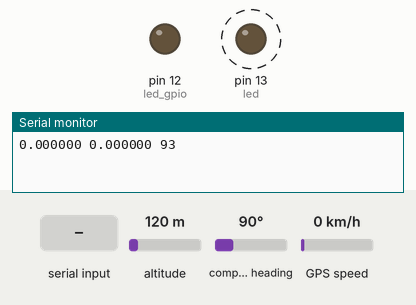
Simulated run of this sketch. Board: Arduino Leonardo, built with avr-gcc and run on an emulated ATmega32U4. On the bench: output pins drawn as LEDs (lit = HIGH), the last lines printed to the serial monitor. Dashed ring = blinking. The inputs (shaded band) are chosen by the test bench; at power-on: altitude 120 m, compass heading 90°, GPS speed 0 km/h. The GPS gets a fix after 3 s at 37.7749, -122.4194 with 8 satellites.

Above: at 1.7 s.
1.8 s: "r90\n" received over Serial
At 3.55 s:
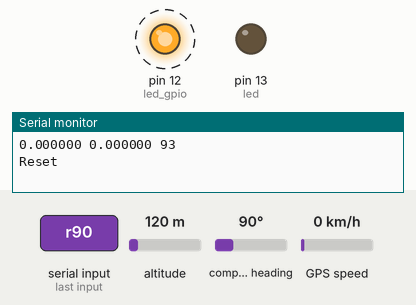
5.6 s: "r,45\n" received over Serial
At 9.3 s:
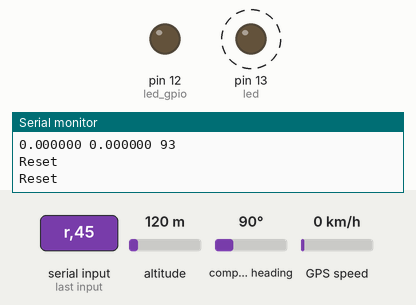
Timing chart, 0 to 15.5 s (numbered marks = the images above; inputs shaded):
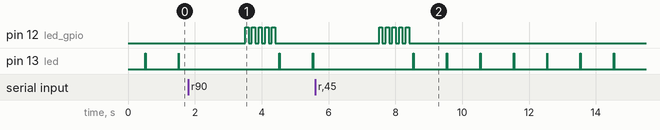

The sketch:

NEO_GPS_6M_Compass_edit_array_3_output_reset.ino
```cpp
#include <AltSoftSerial.h>
#include <TinyGPS++.h>
#include <SoftwareSerial.h>
#include <Wire.h>
#include <Adafruit_Sensor.h>
#include <Adafruit_HMC5883_U.h>
#include "Keyboard.h"

/*
   This sample sketch demonstrates the normal use of a TinyGPS++ (TinyGPSPlus) object.
   It requires the use of SoftwareSerial, and assumes that you have a
   9600-baud serial GPS device hooked up on pins 8(rx) and 9(tx) and a HMC5883 Magnetic Compass
   connected to the SCL/SDA pins.
*/

int led = 13;
int i =0;
byte turn;
//boolean turn;

//static const int RXPin = 8, TXPin = 9;
//static const int RXPin = 0, TXPin = 1;// GPS
static const int RXPin = 0, TXPin = 1;// GPS

static const uint32_t GPSBaud = 9600;
volatile static byte flag_data_updated;

static double gps_temp1,gps_temp2, compass_temp;

//static double arr[3] = {0.0f,0.0f, 0.0f};
static double arr[3];
static double headingDegrees;
// int led_gpio = 4;
int led_gpio = 12;
int led_gps = 2;

// Assign a Uniquej ID to the HMC5883 Compass Sensor
Adafruit_HMC5883_Unified mag = Adafruit_HMC5883_Unified(12345);

// The TinyGPS++ object
TinyGPSPlus gps;

static const int MAX_SATELLITES = 40;

TinyGPSCustom totalGPGSVMessages(gps, "GPGSV", 1); // $GPGSV sentence, first element
TinyGPSCustom messageNumber(gps, "GPGSV", 2);      // $GPGSV sentence, second element

struct
{
  bool active;

} sats[MAX_SATELLITES];

TinyGPSCustom satNumber[4]; // to be initialized later

// The serial connection to the NEO-6m GPS module
SoftwareSerial ss(RXPin, TXPin);

char inChar;

void displaySensorDetails(void)
{
  sensor_t sensor;
  mag.getSensor(&sensor);

  delay(500);
}

void setup()
{
  pinMode(led_gpio, OUTPUT);
  Serial.begin(9600);
  ss.begin(GPSBaud);
  displaySensorDetails();
   pinMode(led, OUTPUT);
}

void loop()
{
  // This sketch displays information every time a new sentence is correctly encoded from the GPS Module.
  while (ss.available() > 0){
    if (gps.encode(ss.read())){
      UpdateGpsInfo();
      if(arr[0] != gps_temp1 || arr[1] != gps_temp2 || arr[2] != compass_temp) {
        DisplayNewData();
        gps_temp1 = arr[0];
        gps_temp2 = arr[1];
        compass_temp = arr[2];
      }

      turn= (turn+1)%2;
      digitalWrite(led_gps, turn);   // turn the LED on (HIGH is the voltage level)
      digitalWrite(led, turn);   // turn the LED on (HIGH is the voltage level)
    }

    inChar = Serial.read();

    if(inChar=='r'){ //reset
      Serial.println(F("Reset"));
      delay(1000);
      for ( i =0;i<10;i++){
        turn= (turn+1)%2;
        digitalWrite(led_gpio, turn);   // turn the LED on (HIGH is the voltage level)
        delay(100);
      }
      _softRestart();
     }
   }

   if(digitalRead(TXPin)==HIGH){
    digitalWrite(led_gpio, turn);   // turn the LED on (HIGH is the voltage level)
    delay(500);
  }
}

void UpdateGpsInfo()
{
  if (totalGPGSVMessages.isUpdated()){
    int totalMessages = atoi(totalGPGSVMessages.value());
    int currentMessage = atoi(messageNumber.value());
    if (gps.location.isValid()){
      arr[0] = gps.location.lat();
      arr[1] = gps.location.lng();
    }
    else{
    }
  }
  else{
  }

  UpdateCompass();
 }

void UpdateCompass(){
  //Serial.println();
  if(mag.begin()){
    displayCompassInfo();
  }
}

void displayCompassInfo()
{
  /* Get a new sensor event */
  sensors_event_t event;
  mag.getEvent(&event);

  double heading = atan2(event.magnetic.y, event.magnetic.x);
  double declinationAngle = 0.06; // radian
  heading += declinationAngle;

  // Correct for when signs are reversed.
  if(heading < 0)
    heading += 2*PI;

  // Check for wrap due to addition of declination.
  if(heading > 2*PI)
    heading -= 2*PI;

  // Convert radians to degrees for readability.
  //float headingDegrees = heading * 180/M_PI;
   headingDegrees = heading * 180/M_PI;
   arr[2] = headingDegrees /1.0;
}

void DisplayNewData() {
  for (int i =0;i<3;i++){
    if( i ==2){
      Serial.print((int)arr[i]);
    }
    else {
      Serial.print(arr[i],6);
    }
    Serial.print(" ");
  }
  Serial.println();
}


#define SCB_AIRCR (*(volatile uint32_t *)0xE000ED0C) // Application Interrupt and Reset Control location

void _softRestart()
{
  Serial.end();  //clears the serial monitor  if used
  SCB_AIRCR = 0x05FA0004;  //write value for restart
}
```

Measured:
- after the input at 1.8 s, pin 12 (led_gpio): alternates HIGH for 0.10 s and LOW for 0.10 s, 10 changes in all, then stays LOW, starting after 1.7 s
- after the input at 5.6 s, pin 12 (led_gpio): alternates HIGH for 0.10 s and LOW for 0.10 s, 10 changes in all, then stays LOW, starting after 1.9 s
- by itself, pin 13 (led): alternates HIGH for 0.01 s and LOW for 0.99 s
